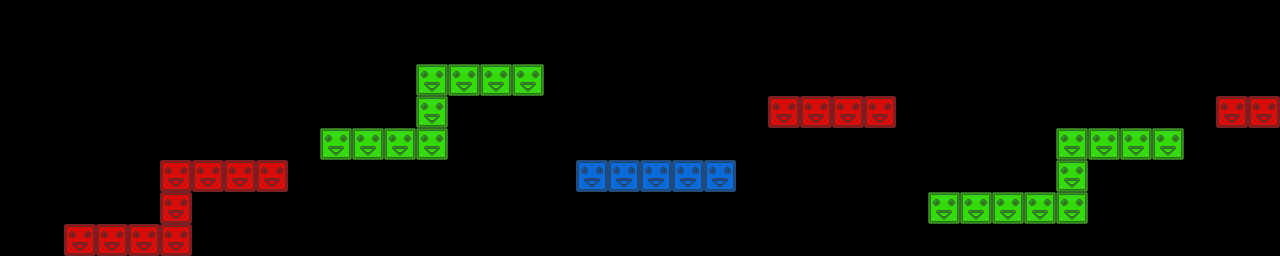

The image is a tile-based game level rendered from a .tmx file. Its description and source (layers, tilesets, objects; grid data summarised) follow:
An orthogonal 40x8 tile map with 32x32 px tiles, 3 tile layers (red, green, blue) and 9 objects.

<map version="1.0" orientation="orthogonal" renderorder="right-down" width="40" height="8" tilewidth="32" tileheight="32">
 <tileset firstgid="1" name="blocks" tilewidth="32" tileheight="32">
  <image source="blocks.png" width="96" height="32" />
 </tileset>
 <layer name="red" width="40" height="8">
  <data>[320 cells, 15 non-empty, 1 distinct tile ids]</data>
 </layer>
 <layer name="green" width="40" height="8">
  <data>[320 cells, 19 non-empty, 1 distinct tile ids]</data>
 </layer>
 <layer name="blue" width="40" height="8">
  <data>[320 cells, 5 non-empty, 1 distinct tile ids]</data>
 </layer>
 <objectgroup name="crystals">
  <object x="116" y="203">
   <ellipse />
  </object>
  <object x="248" y="136">
   <ellipse />
  </object>
  <object x="614" y="105">
   <ellipse />
  </object>
  <object x="848" y="82">
   <ellipse />
  </object>
  <object x="1009" y="179">
   <ellipse />
  </object>
  <object x="1259" y="79">
   <ellipse />
  </object>
 </objectgroup>
 <objectgroup name="spikes">
  <object x="209" y="146">
   <ellipse />
  </object>
  <object x="641" y="144">
   <ellipse />
  </object>
  <object x="1120" y="112">
   <ellipse />
  </object>
 </objectgroup>
</map>
